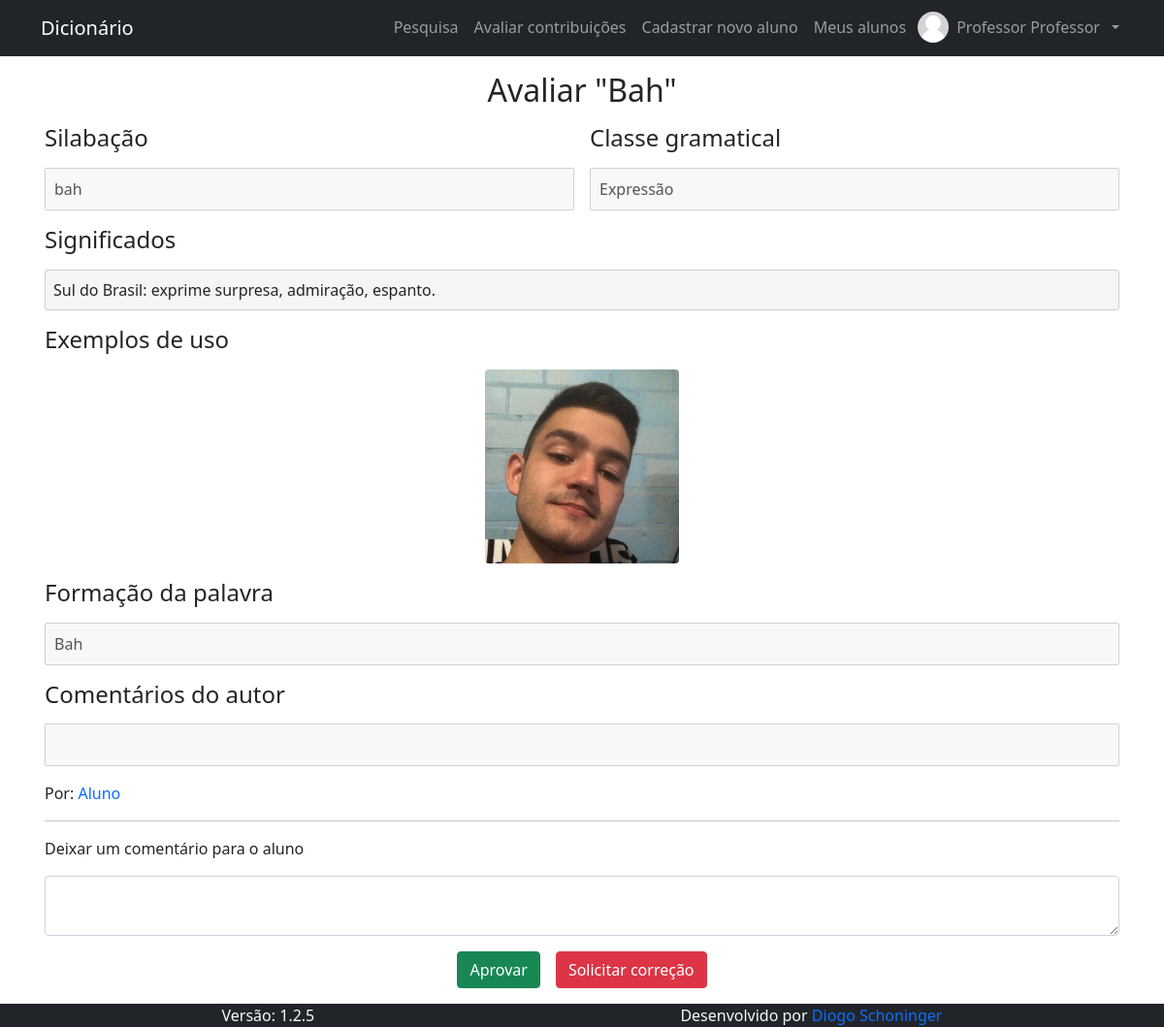
/pages/contribuicoes/avaliar_contribuicao.php?id_contribuicao=3 (signed in), run on an earlier commit of the app's database.
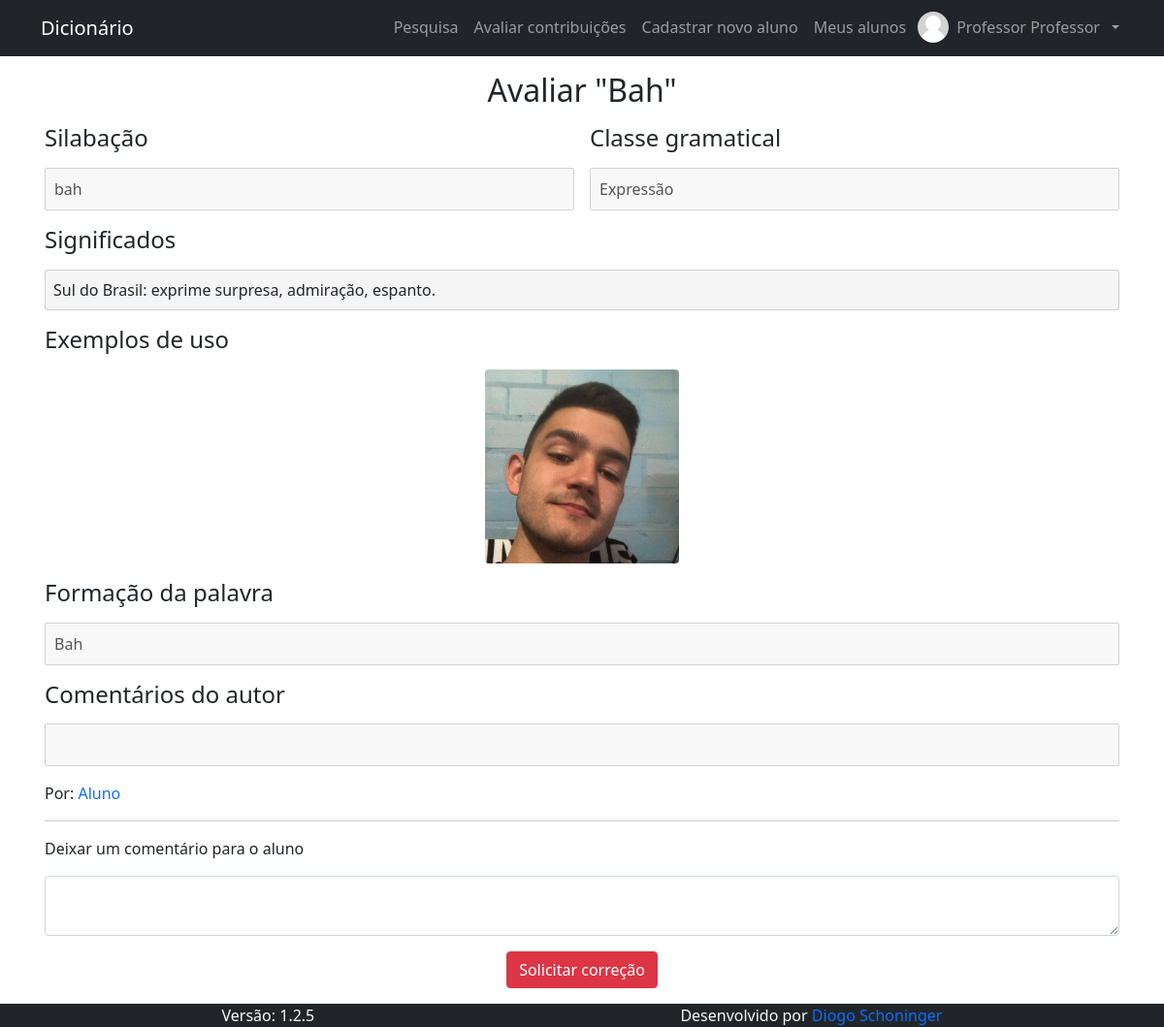
And on a later commit of the database.
### tables this page shows
CREATE TABLE IF NOT EXISTS `contribuicao` (
  `id_contribuicao` int(11) NOT NULL AUTO_INCREMENT,
  `contribuicao` text NOT NULL,
  `silabacao` text NOT NULL,
  `classe_gramatical` text NOT NULL,
  `significados` text NOT NULL,
  `formacao` text NOT NULL,
  `comentarios` text DEFAULT NULL,
  `id_autor` int(11) NOT NULL,
  `exemplos` text NOT NULL,
  `situacao` text NOT NULL,
  `comentarios_avaliador` text NOT NULL,
  PRIMARY KEY (`id_contribuicao`)
);

CREATE TABLE IF NOT EXISTS `usuario` (
  `id_usuario` int(11) NOT NULL AUTO_INCREMENT,
  `nome_usuario` text NOT NULL,
  `email` varchar(128) NOT NULL,
  `cpf` varchar(11) NOT NULL,
  `data_nasc` date NOT NULL,
  `senha` text NOT NULL,
  `nivel` int(1) NOT NULL,
  `primeiro_acesso` int(1) NOT NULL DEFAULT 1,
  `id_responsavel` int(1) NOT NULL,
  `foto` text DEFAULT NULL,
  PRIMARY KEY (`id_usuario`),
  UNIQUE KEY `email` (`email`),
  UNIQUE KEY `cpf` (`cpf`)
);

### config.php (called while the page is built, shortened)
<?php
  $url_atual = $_SERVER["REQUEST_URI"];
?>

### pages/contribuicoes/avaliar_contribuicao.php (the view, shortened to what this page needs)
<?php
  require_once "../../config.php";
  require_once TEMPLATE_HEADER
?>
<?php
  $conn = open_db();
  $id_contribuicao = mysqli_real_escape_string($conn, $_GET["id_contribuicao"]);
?>
<?php
  $conn = open_db();
  $results = $conn->query("SELECT * FROM contribuicao WHERE id_contribuicao = $id_contribuicao");
  if (!$results) {
    echo "<div class='alert alert-danger alert-dismissible fade show m-0' role='alert'>" . $conn->error . "<button type='button' class='btn-close' data-bs-dismiss='alert' aria-label='Close'></button></div>";
  } else if ($results->num_rows !== 1) {
    header("Location: " . BASE_URL);
    exit();
  } else {
    $contribuicao = $results->fetch_object();
  }
?>
<h1 class="fs-2 text-center m-0">Avaliar "<?php echo $contribuicao->contribuicao ?>"</h1>
<div class="row g-0 gap-3 col-sm">
  <h2 class="fs-4 m-0">Silabação</h2>
  <input class="p-2" type="text" disabled value="<?php echo $contribuicao->silabacao ?>"/>
</div>
<div class="row g-0 gap-3 col-sm">
  <h2 class="fs-4 m-0">Classe gramatical</h2>
  <input class="p-2" type="text" disabled value="<?php echo $contribuicao->classe_gramatical ?>"/>
</div>
<div class="row g-0 gap-3">
  <h2 class="fs-4 m-0">Significados</h2>
  <div class="p-2 rounded" style="border: 1px solid rgba(118, 118, 118, 0.3); background-color: rgba(220, 220, 220, 0.3)" type="text" disabled>
    <?php echo $contribuicao->significados ?>
  </div>
</div>
<div class="row g-0 gap-3">
  <h2 class="fs-4 m-0">Exemplos de uso</h2>
  <div class="row g-0 gap-3 justify-content-center">
    <?php
      $exemplos = explode(" ", $contribuicao->exemplos);
      for ($i = 0; $i < count($exemplos); $i++) :
    ?>
      <img class="rounded" src="<?php echo BASE_URL . $exemplos[$i] ?>"  style="width: 200px; height: 200px; object-fit: cover; cursor: pointer" data-bs-toggle="modal" data-bs-target="#exampleModal<?php echo $i ?>">
    <?php endfor ?>
  </div>
</div>
<div class="row g-0 gap-3">
  <h2 class="fs-4 m-0">Formação da palavra</h2>
  <input class="p-2" type="text" disabled value="<?php echo $contribuicao->formacao ?>"/>
</div>
<div class="row g-0 gap-3">
  <h2 class="fs-4 m-0">Comentários do autor</h2>
  <input class="p-2" type="text" disabled value="<?php echo $contribuicao->comentarios ?>"/>
</div>
<?php
  $conn = open_db();
  $results = $conn->query("SELECT nome_usuario FROM usuario WHERE id_usuario = $contribuicao->id_autor");
  $autor = $results->fetch_object();
?>
<div class="row g-0">
  <span>Por: <a class="nav-link d-inline px-0" href="<?php echo BASE_URL ?>pages/user/perfil.php?id_usuario=<?php echo $contribuicao->id_autor ?>"><?php echo $autor->nome_usuario ?></a></span>
</div>
<hr class="m-0"/>
<form class="row g-0 gap-3" action="" method="post">
  <div class="row g-0 gap-3">
    <label class="">Deixar um comentário para o aluno</label>
    <textarea class="form-control" name="comentarios_avaliador"><?php echo $contribuicao->comentarios_avaliador ?></textarea>
  </div>
  <div class="row g-0 gap-3 justify-content-center">
    <?php if ($contribuicao->situacao !== "Aprovada") : ?>
      <button class="btn btn-success w-auto" type="submit" name="acao" value="aprovar">Aprovar</button>
    <?php endif ?>
    <button class="btn btn-danger w-auto" type="submit" name="acao" value="correcao">Solicitar correção</button>
  </div>
</form>
<?php require_once TEMPLATE_FOOTER ?>

### src/templates/header.php (shortened to what this page needs)
<!DOCTYPE html>
<html lang="pt-br" class="h-100">
<head>
  <link href="https://cdn.jsdelivr.net/npm/bootstrap@5.1.3/dist/css/bootstrap.min.css" rel="stylesheet">
</head>
<body class="d-flex flex-column h-100">
  <div class="navbar navbar-expand-lg navbar-dark bg-dark sticky-top">
    <div class="container">
      <a href="<?php echo BASE_URL ?>" class="navbar-brand">Dicionário</a>
      <div class="collapse navbar-collapse" id="navbarSupportedContent">
        <nav class="navbar-nav ms-auto">
          <a href="<?php echo BASE_URL ?>" class="nav-item nav-link <?php if ($url_atual == BASE_URL || $url_atual == (BASE_URL . "index.php")) echo "active" ?>"></i>Pesquisa</a>
          <?php if ( !empty($_SESSION) ) : ?>
            <?php if ( $_SESSION["nivel"] == 1 ) : ?>
              <a href="<?php echo BASE_URL ?>pages/contribuicoes/nova_contribuicao.php" class="nav-item nav-link <?php if ($url_atual == (BASE_URL . "pages/contribuicoes/nova_contribuicao.php")) echo "active" ?>">Nova contribuição</a>
              <a href="<?php echo BASE_URL ?>pages/contribuicoes/minhas_contribuicoes.php" class="nav-item nav-link <?php if ($url_atual == (BASE_URL . "pages/contribuicoes/minhas_contribuicoes.php")) echo "active" ?>">Minhas contribuições</a>
            <?php elseif ( $_SESSION["nivel"] == 2 || $_SESSION["nivel"] == 3 ) : ?>
              <a href="<?php echo BASE_URL ?>pages/contribuicoes/avaliar_contribuicoes.php" class="nav-item nav-link <?php if ($url_atual == (BASE_URL . "pages/contribuicoes/avaliar_contribuicoes.php")) echo "active" ?>">Avaliar contribuições</a>
              <a href="<?php echo BASE_URL ?>pages/cadastro_aluno.php" class="nav-item nav-link <?php if ($url_atual == (BASE_URL . "pages/cadastro_aluno.php")) echo "active" ?>">Cadastrar novo aluno</a>
              <a href="<?php echo BASE_URL ?>pages/meus_alunos.php" class="nav-item nav-link <?php if ($url_atual == (BASE_URL . "pages/meus_alunos.php")) echo "active" ?>">Meus alunos</a>
            <?php endif ?>
          <?php endif ?>
          <?php if ( isset( $_SESSION["id_usuario"] ) ) : ?>
            <div class="nav-item dropdown">
              <a href="<?php echo BASE_URL ?>" class="nav-link dropdown-toggle p-1 gap-2 d-inline-flex align-items-center" id="dropdownUserSidebar" data-bs-toggle="dropdown" aria-expanded="false">
                <img src="<?php echo BASE_URL; echo $_SESSION["foto"] ?? IMG_DEFAULT ?>" style="width: 32px; height: 32px; object-fit: cover" class="rounded-circle"/>
                <?php
                  $nome_usuario = explode(" ", $_SESSION["nome_usuario"]);
                  $last_name = count($nome_usuario);
                ?>
                <span class="line-height-auto"><?php echo $nome_usuario[0] . " " . $nome_usuario[$last_name -1] ?></span>
              </a>
            </div>
          <?php else : ?>
            <a href="<?php echo BASE_URL ?>pages/session/login.php" class="nav-item nav-link <?php if ($url_atual == (BASE_URL . "pages/session/login.php")) echo "active" ?>">Login</a>
          <?php endif ?>
        </nav>
      </div>
    </div>
  </div>
  <div class="container p-3">
    <div class="row g-0 gap-3">

### src/templates/footer.php (shortened to what this page needs)
    </div>
  </div>
  <div class="navbar navbar-dark bg-dark mt-auto p-0">
    <div class="container text-light d-flex justify-content-between gap-1">
      <div class="mx-auto">Versão: <?php echo VERSION ?></div>
      <div class="mx-auto">Desenvolvido por <a href="https://github.com/diogoschoninger" class="nav-link d-inline p-0" target="_blank">Diogo Schoninger</a></div>
    </div>
  </div>
</body>
</html>

What changed in the data, as far as the page shows it:
changed contribuicao "Bah": situacao "Pendente" → "Aprovada" (drawn)
Also different on the page:
text no longer shown: "Aprovar"
